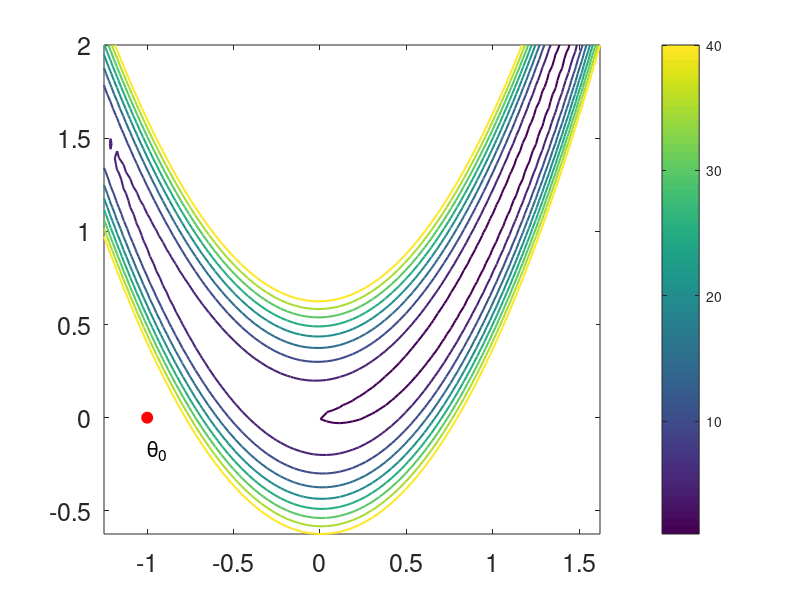

This chart was generated by the following MATLAB code: (Note: this script raises an error after producing the figure.)
%% TD Optimisation sans contraintes

% Thibault Théologien
% Ingrid Fiquet

% OBJECTIF : 

clear all;
close all;
clc;

%% 1. Méthode du gradient

% 1) La direction de descente dk est l'opposé du gradient. 

% 2)
%%%%%%%%%%%%%%%%%%%%%%%%%%%%%%%%%%%%%%%%%%%%%%%%%%%%%%%%%%%%%%%%%%%%%%%%%%
% % %% FONCTION mongradient(theta) :
% % 
% % function d = monGradient( theta )
% %   d = [ 2*(theta(1)-1)-400*theta(1)*(theta(2)-theta(1)^2); 200*
% %   (theta(2)-theta(1)^2)];
% % end
%%%%%%%%%%%%%%%%%%%%%%%%%%%%%%%%%%%%%%%%%%%%%%%%%%%%%%%%%%%%%%%%%%%%%%%%%%

% 3)
%%%%%%%%%%%%%%%%%%%%%%%%%%%%%%%%%%%%%%%%%%%%%%%%%%%%%%%%%%%%%%%%%%%%%%%%%%
% % %% FONCTION moncritere(theta) :
% %
% % function J = monCritere( theta )
% %   J = (1 - theta(1))^2 + 100 * (theta(2) - theta(1)^2)^2;
% % end
%%%%%%%%%%%%%%%%%%%%%%%%%%%%%%%%%%%%%%%%%%%%%%%%%%%%%%%%%%%%%%%%%%%%%%%%%%

% 4) Implementation de la méthode du gradient : 


% tracé des lignes de niveau de J
n = 100;
[X, Y] = meshgrid(linspace(-1.25, 2.5, n), linspace(-1.75, 2, n));
ptx = reshape(X, n*n,1);
pty = reshape(Y, n*n,1);
pt = [ptx pty];

% Define the function J = f(\theta)
Jmat = (1-pt(:,1)).^2 + 100*(pt(:, 2) - pt(:, 1).^2).^2;
%exp(-0.1)*(exp(pt*a) + exp(pt*b) + exp(pt*c));

% Create the surface plot using contour command
figure();
contour(X, Y, reshape(Jmat, n, n), [40:-5:0 1 0], 'linewidth', 1.5);
colorbar;
axis tight;
set(gca, 'fontsize', 18);

% solution initiale
theta0 = [-1; 0];

% trace de theta0
hold on;
h = plot(theta0(1,:), theta0(2,:), 'ro');
set(h, 'MarkerSize', 8, 'markerfacecolor', 'r');
text(theta0(1,1), theta0(2,1)-0.175, '\theta_0', 'fontsize', 16);

k = 1;
maxIter = 3000;  %15000
theta = theta0;
alpha = 1/norm(-monGradient(theta));
J = monCritere(theta);
histCritere = inf(maxIter, 1);
histCritere(k) = J;

while norm(monGradient(theta)) > 10^-3 && k < maxIter
    
    direction = -monGradient(theta);
    % Determination du pas de recherche
    % pas = 
    theta = theta + alpha*direction;
    
    J = monCritere(theta);
    k = k + 1;
    histCritere(k) = J;
    
%     alpha = 2*(histCritere(k) - histCritere(k-1))/dot(monGradient(theta), direction);

    hold on;
    plot(theta(1), theta(2), 'ro');

end

hold off;

% trace du critere en fonction des iterations
figure();
plot(histCritere);
title('Visualisation du critére J au fil des itérations')

%% 2. Méthode de Newton

% 1) Calcul de la matrice hessienne : 

%%%%%%%%%%%%%%%%%%%%%%%%%%%%%%%%%%%%%%%%%%%%%%%%%%%%%%%%%%%%%%%%%%%%%%%%%%
% % %% FONCTION monHessien(theta) :
% %
% % function H = monHessien(theta)
% %   H=[2-400*theta(2)+1200*theta(1)^2, -400*theta(1);-400*theta(1),200];
% % end
%%%%%%%%%%%%%%%%%%%%%%%%%%%%%%%%%%%%%%%%%%%%%%%%%%%%%%%%%%%%%%%%%%%%%%%%%%

% 2) 

n = 100;
[X, Y] = meshgrid(linspace(-1.25, 2.5, n), linspace(-1.75, 2, n));
ptx = reshape(X, n*n,1);
pty = reshape(Y, n*n,1);
pt = [ptx pty];

% Define the function J = f(\theta)
Jmat = (1-pt(:,1)).^2 + 100*(pt(:, 2) - pt(:, 1).^2).^2;
%exp(-0.1)*(exp(pt*a) + exp(pt*b) + exp(pt*c));

% Create the surface plot using contour command
figure();
contour(X, Y, reshape(Jmat, n, n), [40:-5:0 1 0], 'linewidth', 1.5);
colorbar;
axis tight;
set(gca, 'fontsize', 18);

% solution initiale
theta0 = [-1; 0];

% trace de theta0
hold on;
h = plot(theta0(1,:), theta0(2,:), 'ro');
set(h, 'MarkerSize', 8, 'markerfacecolor', 'r');
text(theta0(1,1), theta0(2,1)-0.175, '\theta_0', 'fontsize', 16);


i = 1;
maxIter = 5000;  %15000
theta = theta0;

pas = 0.1;
J = monCritere(theta);
histCritere = inf(maxIter, 1);
histCritere(k) = J;

while norm(monGradient(theta)) > 10^-3 && k < maxIter
    
    J = monCritere(theta);
    i = i + 1;
    histCritere(i) = J;
    grad = monGradient(theta);
    
    H = monHessien(theta);
    
    direction = H\grad;
    direction = - direction;

    theta = theta + pas*direction;
    
    plot(theta(1), theta(2), 'ro');

end


% trace du critere en fonction des iterations
figure();
plot(histCritere);
title('Visualisation du critére J au fil des itérations')



% La méthode de Newton est donc meilleur.  

